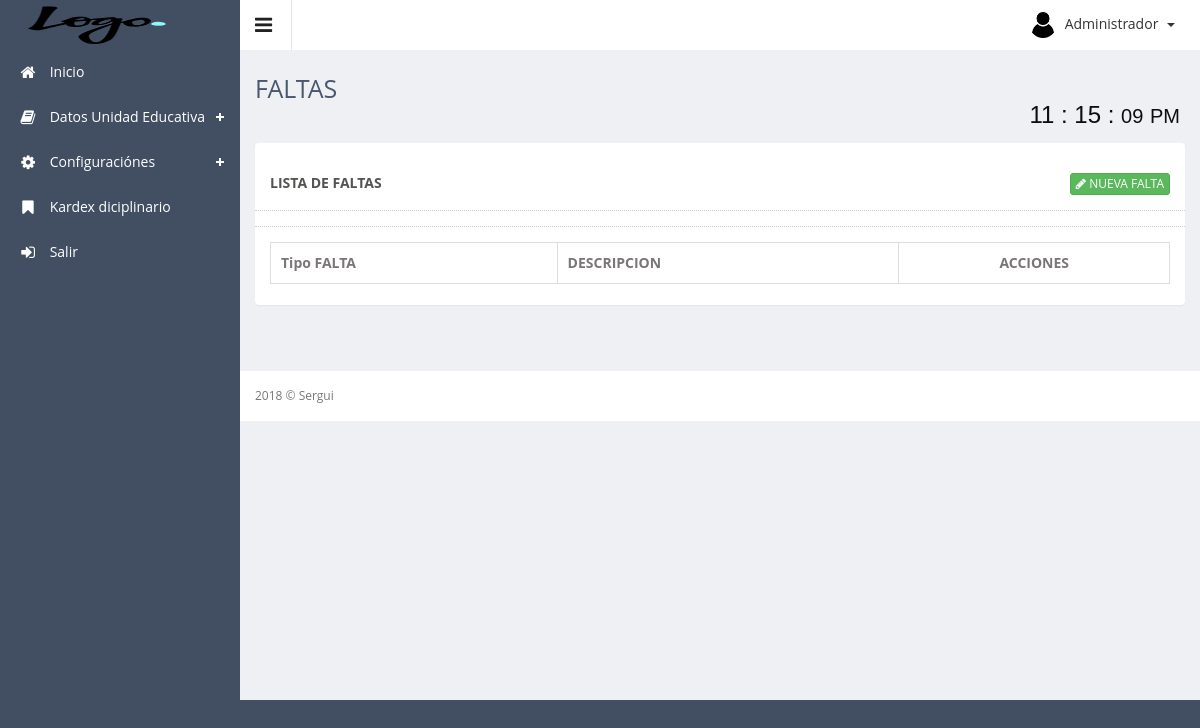
Before: /app/controller/falta/ (signed in) with the older database file.
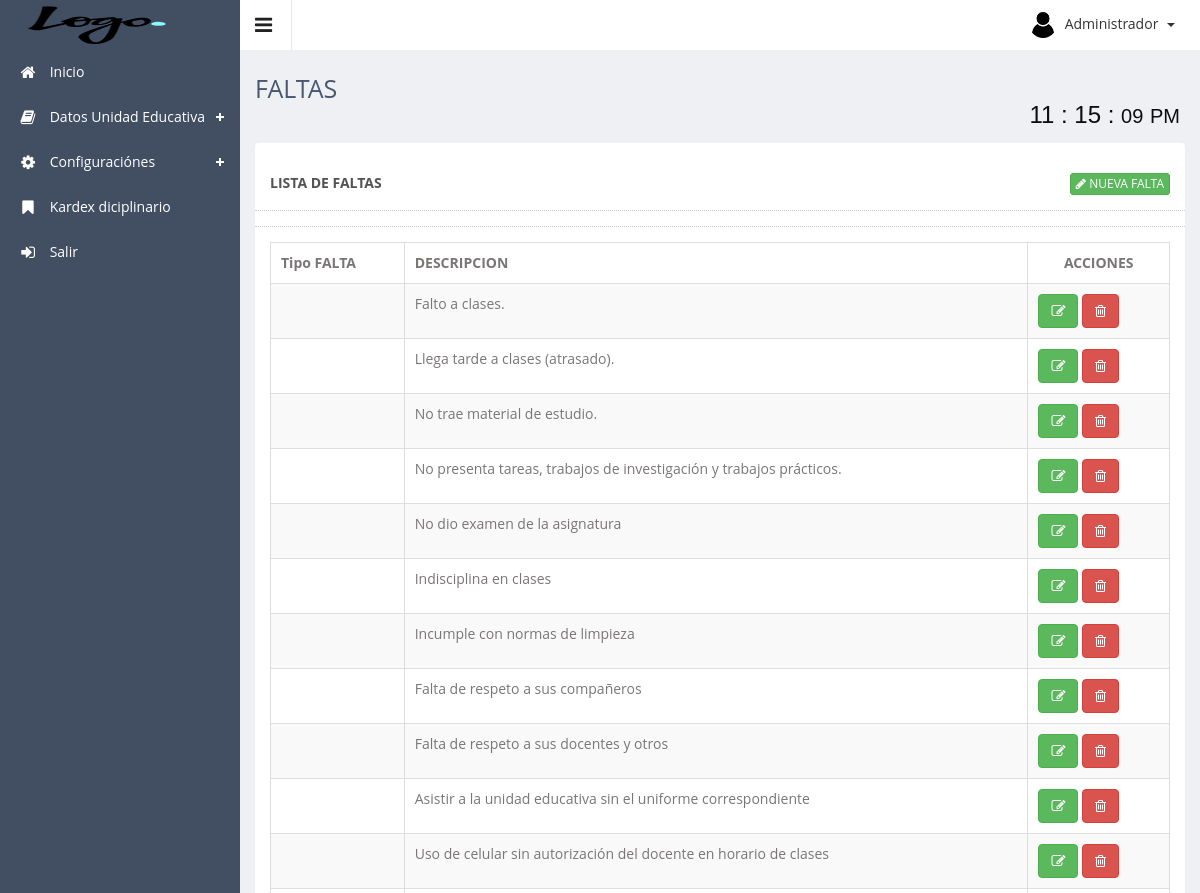
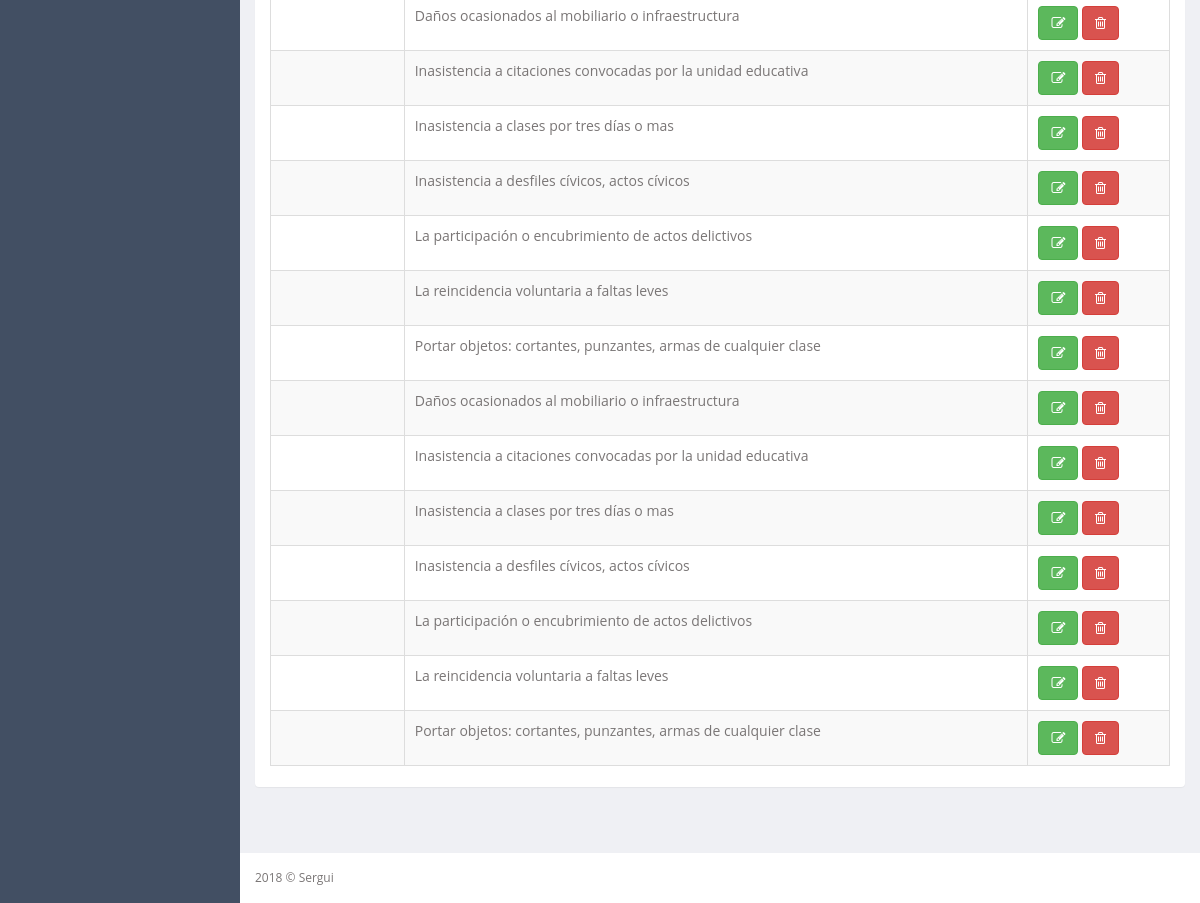
After: the same page with the newer database file (2 pictures, top to bottom).
### tables this page shows
CREATE TABLE `faltas` (
  `id_falta` int(11) NOT NULL AUTO_INCREMENT,
  `tipoFalta` varchar(50) DEFAULT NULL,
  `descripcion` varchar(200) DEFAULT NULL,
  `estado` tinyint(1) DEFAULT '1',
  PRIMARY KEY (`id_falta`)
);

### app/controller/falta/index.php (called while the page is built, shortened)
<?php
	require_once ("../../config/conexion.php");
	$contenido="falta/index.php";
	$subTitulo="FALTAS";
	if (!($faltas = $con->query("SELECT id_falta,
									CASE tipoFalta WHEN '1' THEN 'Leve' WHEN '2' THEN 'Grave' END AS tipoFalta
									,descripcion
									FROM faltas
									WHERE estado=1"))) {
    	echo "Falló SELECT: (" . $con->errno . ") " . $con->error;
	}
	require_once ('../../../public/views/plantilla.php');
?>

### public/views/falta/index.php (the view, shortened to what this page needs)
<div class="row">
    <div class="col-sm-12">
        <section class="panel">
            <header class="panel-heading">
                <div class="row panel-heading">
                    LISTA DE FALTAS
                    <span class="pull-right">
                        <a href="#modal_Registrar" class="btn btn-xs btn-success" data-toggle="modal">
                            <span class="fa fa-pencil"></span> NUEVA FALTA
                        </a>
                    </span>
                </div>
            </header>
            <div class="panel-body">
                <div class="adv-table" >
                    <table  class="display table table-bordered table-striped" id="tbFalta">
                        <thead>
                            <tr>
                                <th>Tipo FALTA</th>
                                <th>DESCRIPCION</th>
                                <th class="text-center">ACCIONES</th>
                            </tr>
                        </thead>
                        <tbody>
                            <?php foreach ($faltas as $falta): ?>
                            <tr class="gradeX">
                                <td><?php echo $falta['tipoFalta']; ?></td>
								<td><?php echo $falta['descripcion']; ?></td>
                                <td >
                                    <a class="btn btn-success" href="#modalEditar" role="button" data-placement="top" title="Editar" data-toggle="modal" onclick="obtener_datos(<?php echo $falta['id_falta'] ?>)">
                                        <span class="fa fa-edit" ></span>
                                    </a>
                                    <a class="btn btn-danger" href="#modalEliminar" role="button" data-toggle="modal" data-placement="top" title="Eliminar" onclick="eliminar_datos(<?php echo $falta['id_falta'] ?>)">
                                        <span class="fa fa-trash-o"></span>
                                    </a>
                                </td>
                            </tr>
                        <?php endforeach ?>
                    </tbody>
                </table>
            </div>
        </div>
    </section>
</div>
</div>

### public/views/plantilla.php (shortened to what this page needs)
<!DOCTYPE html>
<html lang="es">
<head>
    <?php require_once 'template/head.php'; ?>
</head>
<body class="sticky-header">
    <section>
        <?php require_once 'template/left_menu.php'; ?>
        <div class="main-content" >
            <div class="header-section">
                <a class="toggle-btn"><i class="fa fa-bars"></i></a>
                <?php require_once 'template/menu_right.php'; ?>
            </div>
            <?php require_once 'template/breadcumb.php'; ?>
            <div class="wrapper">
                <?php
                    if(isset($contenido))
                        require_once ($contenido);
                ?>
            </div>
            <?php require_once 'template/footer.php'; ?>
        </div>
    </section>
</body>
</html>

### public/views/template/head.php (shortened to what this page needs)
<link href="<?php echo ROOT; ?>resources/assets/css/style.css" rel="stylesheet">
<link href="<?php echo ROOT; ?>resources/assets/css/style-responsive.css" rel="stylesheet">
<link href="<?php echo ROOT; ?>resources/assets/js/advanced-datatable/css/demo_page.css" rel="stylesheet" />
<link href="<?php echo ROOT; ?>resources/assets/js/advanced-datatable/css/demo_table.css" rel="stylesheet" />
<link rel="stylesheet" href="<?php echo ROOT; ?>resources/assets/js/data-tables/DT_bootstrap.css" />
<link href="<?php echo ROOT; ?>resources/assets/css/style-responsive.css" rel="stylesheet">
<link rel="stylesheet" href="<?php echo ROOT; ?>resources/assets/css/toastr.min.css">
<link rel="stylesheet" href="<?php echo ROOT; ?>resources/assets/css/estilo.css">
<link rel="stylesheet" href="<?php echo ROOT; ?>resources/assets/css/estilo1.css">
<link rel="stylesheet" href="<?php echo ROOT; ?>resources/assets/css/chosen.min.css">
<link rel="stylesheet" type="text/css" href="<?php echo ROOT; ?>resources/assets/js/bootstrap-datepicker/css/datepicker-custom.css" />

### public/views/template/left_menu.php (shortened to what this page needs)
<div class="left-side sticky-left-side">
    <div class="logo">
        <a href="<?php echo ROOT; ?>"><img src="<?php echo ROOT; ?>resources/assets/images/logo.png" alt=""></a>
    </div>
    <div class="left-side-inner">
        <ul class="nav nav-pills nav-stacked custom-nav">
            <li class=""><a href="<?php echo ROOT; ?>"><i class="fa fa-home"></i> <span>
            Inicio</span></a></li>
            <li class="menu-list"><a href=""><i class="fa fa-book"></i> <span>Datos Unidad Educativa</span></a>
            </li>
            <li class="menu-list"><a href=""><i class="fa fa-cog"></i> <span>Configuraciónes</span></a>
            </li>
            <li class=""><a href="<?php echo ROOT_CONTROLLER; ?>kardex/"><i class="fa fa-bookmark"></i> <span>Kardex diciplinario</span></a>
            </li>
            <li><a href="<?php echo ROOT_CONTROLLER; ?>login/index.php?logout"><i class="fa fa-sign-in"></i> <span>Salir</span></a></li>
        </ul>
    </div>
</div>

### public/views/template/menu_right.php (shortened to what this page needs)
<div class="menu-right">
    <ul class="notification-menu">
        <li>
            <a href="#" class="btn btn-default dropdown-toggle" data-toggle="dropdown">
                <img src="<?php echo ROOT; ?>resources/assets/images/photos/user-avatar.png" alt="" />
                <?php echo $_SESSION['nombre']; ?>
                <span class="caret"></span>
            </a>
        </li>
    </ul>
</div>

### public/views/template/breadcumb.php
<div class="page-heading">
    <h3>
        <?php echo $subTitulo ?>
    </h3>
    <div class="col-md-12">
        <div class="contenedor2 reloj2" >
			<div class="widget2">
			    <div class="relojj">
			    	<p id="horas2" class="horas2"></p>
			      	<p>:</p>
			      	<p id="minutos2" class="minutos2"></p>
			      	<p>:</p>
			      	<div class="cajaSegundos2">
			        	<p id="segundos2" class="segundos2"></p>
			        	<p id="ampm2" class="ampm2"></p>
			      	</div>
			    </div>
			</div>
        </div>
    </div>
</div>

### public/views/template/footer.php
<?php
	(isset($pie_class)) ? $foot="sticky-footer":$foot="";
?>
<footer class="<?php echo $foot; ?>">
    2018 &copy; Sergui
</footer>

### resources/assets/js/advanced-datatable/css/demo_table.css (style rules this page uses)
table.display { margin: 0 auto; clear: both; width: 100%; }
table.display thead th { padding: 3px 18px 3px 10px; border-bottom: 1px solid black; font-weight: bold; cursor: pointer; * cursor: hand; }
table.display td { padding: 3px 10px; }
table.display tr.gradeX { background-color: #ffdddd; }

### resources/assets/css/estilo1.css (style rules this page uses)
.reloj2 { font-size:16px; color: #0E0D0D; }
.contenedor2 { max-width: 200px; margin: auto; }
.widget2 { width: 100%; height: 30px; position: absolute; top: 0; bottom: 0; left: 0; right: 0; margin: auto; }
.widget2 p { display: inline-block; line-height: 1em; }
.relojj { font-family: Arial, "Helvetica Neue", Helvetica, sans-serif; width: 100%; padding: 5px; font-size: 1.5em; text-align: right; }
.relojj .cajaSegundos2 { display: inline-block; }
.relojj .ampm2, .relojj .segundos2 { font-size: 2rem; }

Changed rows visible on the page:
added faltas: descripcion "Falto a clases."
added faltas: descripcion "Llega tarde a clases (atrasado)."
added faltas: descripcion "No trae material de estudio."
added faltas: descripcion "No presenta tareas, trabajos de investigación y trabajos prácticos."
added faltas: descripcion "No dio examen de la asignatura"
added faltas: descripcion "Indisciplina en clases"
added faltas: descripcion "Incumple con normas de limpieza"
added faltas: descripcion "Falta de respeto a sus compañeros"
added faltas: descripcion "Falta de respeto a sus docentes y otros"
added faltas: descripcion "Asistir a la unidad educativa sin el uniforme correspondiente"
added faltas: descripcion "Uso de celular sin autorización del docente en horario de clases"
added faltas: descripcion "Daños ocasionados al mobiliario o infraestructura"
added faltas: descripcion "Inasistencia a citaciones convocadas por la unidad educativa"
added faltas: descripcion "Inasistencia a clases por tres días o mas"
added faltas: descripcion "Inasistencia a desfiles cívicos, actos cívicos"
added faltas: descripcion "La participación o encubrimiento de actos delictivos"
added faltas: descripcion "La reincidencia voluntaria a faltas leves"
added faltas: descripcion "Portar objetos: cortantes, punzantes, armas de cualquier clase"
added faltas: descripcion "Daños ocasionados al mobiliario o infraestructura"
added faltas: descripcion "Inasistencia a citaciones convocadas por la unidad educativa"
added faltas: descripcion "Inasistencia a clases por tres días o mas"
added faltas: descripcion "Inasistencia a desfiles cívicos, actos cívicos"
added faltas: descripcion "La participación o encubrimiento de actos delictivos"
added faltas: descripcion "La reincidencia voluntaria a faltas leves"
added faltas: descripcion "Portar objetos: cortantes, punzantes, armas de cualquier clase"
